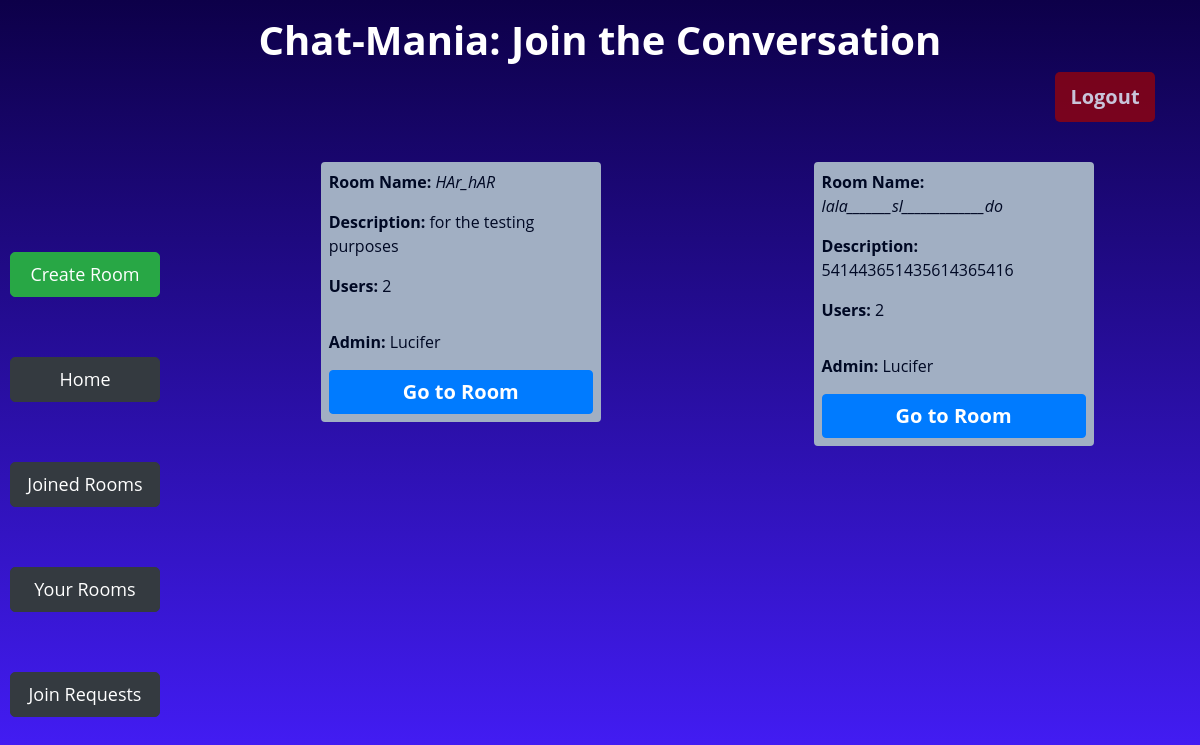
Page /your_rooms/ (signed in) on the earlier database version.
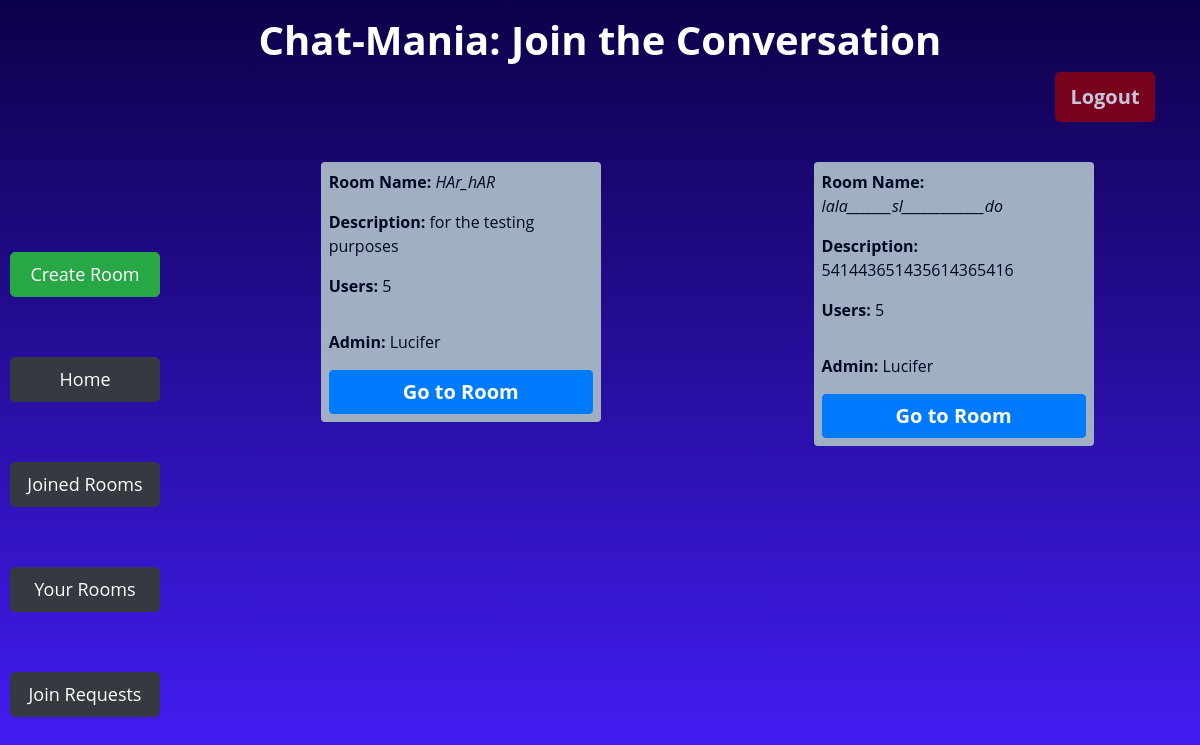
Same page on the later database version.
### app/models.py (models this page shows, shortened)
class Room(models.Model):
    name = models.CharField(max_length=64,unique=True)
    description = models.CharField(max_length=256)
    admin = models.ForeignKey(User, on_delete=models.CASCADE, related_name="get_admin")
    numberUsers = models.IntegerField(default=1)

class User(AbstractUser):
    joinedRooms = models.IntegerField(default=0)
    createdRooms = models.IntegerField(default=0)
    def __str__(self):
        return f"{self.username}"

### app/views.py (the view)
# urls.py: path('your_rooms/', views.your_rooms, name='your_rooms'),
@login_required(login_url="login")
def your_rooms(request):
    rooms = Room.objects.filter(admin=request.user)
    return render(request, 'app/yourrooms.html', {
        'rooms': rooms
    })

### app/templates/app/yourrooms.html (shortened to what this page needs)
{% extends 'app/layout.html' %}
{% block body %}
    <div class="container">
        <div class="row">
            <div class="col-md-12 mt-3">
                <h1 class="text-center" style="font-weight: 700;">Chat-Mania: Join the Conversation</h1>
                <form action="{% url 'logout' %}" method="post">
                 <input type="submit" id="logout-btn" class="btn btn-danger float-right" style="border: none;" value="Logout">
                </form>
             </div>
         </div>
    </div>
    <div class="d-flex flex-row">
    <div class="btn-Cont d-flex flex-column justify-content-around">
        <a id="lbtn" href="{% url 'create' %}" class="btn  btn-success">Create Room</a>
        <a id="lbtn" href="{% url 'index' %}" class="btn  btn-dark">Home</a>
        <a id="lbtn" href="{% url 'joined_rooms' %}" class="btn  btn-dark">Joined Rooms</a>
        <a id="lbtn" class="btn  btn-dark" href="{% url 'your_rooms' %}" >Your Rooms</a>
        <a id="lbtn" class="btn btn-dark" href="{% url 'join_requests' %}">Join Requests</a>
    </div>
     <div class="d-flex flex-row justify-content-around flex-wrap" id="room-cont">
        {% for room in rooms%}
        <div class="room p-1">
                <p><b>Room Name:</b> <i> {{room.name}} </i> </p>
                <p> <b>Description:</b> {{room.description}} </p>
                <p><b>Users:</b> {{room.numberUsers}} </p>
              <p class="pt-3 align-bottom"><b>Admin:</b> {{room.admin}} </p>
              <a id="join-btn" href="{% url 'room' room.name %}" class="btn btn-primary">Go to Room</a>
        </div>
        {% endfor %}
     </div>
    </div>
{% endblock %}

Differences in the rows shown:
changed Room "HAr_hAR": numberUsers "2" → "5"
changed Room "lala_______sl_____________do": numberUsers "2" → "5"
